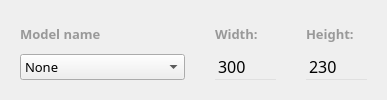
    <widget class="QFrame" name="MchTypeFrame">
     <property name="enabled">
      <bool>true</bool>
     </property>
     <property name="sizePolicy">
      <sizepolicy hsizetype="Preferred" vsizetype="Maximum">
       <horstretch>0</horstretch>
       <verstretch>1</verstretch>
      </sizepolicy>
     </property>
     <property name="minimumSize">
      <size>
       <width>0</width>
       <height>85</height>
      </size>
     </property>
     <property name="font">
      <font>
       <family>Meiryo UI</family>
       <pointsize>12</pointsize>
      </font>
     </property>
     <property name="mouseTracking">
      <bool>false</bool>
     </property>
     <property name="acceptDrops">
      <bool>false</bool>
     </property>
     <property name="layoutDirection">
      <enum>Qt::LeftToRight</enum>
     </property>
     <property name="styleSheet">
      <string notr="true">#MchTypeFrame{
background-color:#fff;
border-radius:2px;
border-color:#e0e0e0; border-style:solid; border-width:1px;
}</string>
     </property>
     <property name="frameShape">
      <enum>QFrame::NoFrame</enum>
     </property>
     <layout class="QHBoxLayout" name="horizontalLayout_3">
      <property name="spacing">
       <number>12</number>
      </property>
      <item>
       <widget class="QFrame" name="frame">
        <property name="styleSheet">
         <string notr="true">frame{color: #333; border:none;}</string>
        </property>
        <property name="frameShape">
         <enum>QFrame::NoFrame</enum>
        </property>
        <property name="frameShadow">
         <enum>QFrame::Raised</enum>
        </property>
        <layout class="QVBoxLayout" name="verticalLayout_3">
         <item>
          <widget class="QLabel" name="label_3">
           <property name="font">
            <font>
             <family>Yu Gothic</family>
             <pointsize>10</pointsize>
             <weight>75</weight>
             <bold>true</bold>
             <underline>false</underline>
            </font>
           </property>
           <property name="styleSheet">
            <string notr="true">border: none;
border-bottom-color:#E0E0E0;
color:#999;</string>
           </property>
           <property name="text">
            <string>Model name</string>
           </property>
          </widget>
         </item>
         <item>
          <widget class="QComboBox" name="LaserType">
           <property name="font">
            <font>
             <family>Yu Gothic</family>
             <pointsize>10</pointsize>
            </font>
           </property>
           <property name="cursor">
            <cursorShape>PointingHandCursor</cursorShape>
           </property>
           <property name="focusPolicy">
            <enum>Qt::StrongFocus</enum>
           </property>
           <property name="maxCount">
            <number>10</number>
           </property>
           <item>
            <property name="text">
             <string>None</string>
            </property>
           </item>
           <item>
            <property name="text">
             <string>FaboolLaserMini(1.6W)</string>
            </property>
           </item>
           <item>
            <property name="text">
             <string>FaboolLaserMini(3.5W)</string>
            </property>
           </item>
           <item>
            <property name="text">
             <string>FaboolLaserCO2</string>
            </property>
           </item>
           <item>
            <property name="text">
             <string>FaboolLaserDS</string>
            </property>
           </item>
          </widget>
         </item>
        </layout>
       </widget>
      </item>
      <item>
       <widget class="QFrame" name="frame_4">
        <property name="styleSheet">
         <string notr="true">border-style:none;</string>
        </property>
        <property name="frameShape">
         <enum>QFrame::NoFrame</enum>
        </property>
        <property name="frameShadow">
         <enum>QFrame::Raised</enum>
        </property>
        <layout class="QVBoxLayout" name="verticalLayout_4">
         <item>
          <widget class="QLabel" name="label_4">
           <property name="font">
            <font>
             <family>Yu Gothic</family>
             <pointsize>10</pointsize>
             <weight>75</weight>
             <bold>true</bold>
             <underline>false</underline>
            </font>
           </property>
           <property name="styleSheet">
            <string notr="true">border: none;
border-bottom-color:#E0E0E0;
color:#999;</string>
           </property>
           <property name="text">
            <string>Width:   </string>
           </property>
          </widget>
         </item>
         <item>
          <widget class="QSpinBox" name="WidthEdit">
           <property name="font">
            <font>
             <family>Yu Gothic</family>
             <pointsize>12</pointsize>
             <weight>50</weight>
             <bold>false</bold>
            </font>
           </property>
           <property name="styleSheet">
            <string notr="true">background-color: transparent;
border: 1px solid transparent;
border-bottom-color:#E0E0E0;
border-radius:0px;</string>
           </property>
           <property name="frame">
            <bool>false</bool>
           </property>
           <property name="prefix">
            <string/>
           </property>
           <property name="minimum">
            <number>300</number>
           </property>
           <property name="maximum">
            <number>3000</number>
           </property>
           <property name="singleStep">
            <number>10</number>
           </property>
          </widget>
         </item>
        </layout>
       </widget>
      </item>
      <item>
       <widget class="QFrame" name="frame_5">
        <property name="styleSheet">
         <string notr="true">border-style:none;</string>
        </property>
        <property name="frameShape">
         <enum>QFrame::NoFrame</enum>
        </property>
        <property name="frameShadow">
         <enum>QFrame::Raised</enum>
        </property>
        <layout class="QVBoxLayout" name="verticalLayout_5">
         <item>
          <widget class="QLabel" name="label_5">
           <property name="font">
            <font>
             <family>Yu Gothic</family>
             <pointsize>10</pointsize>
             <weight>75</weight>
             <bold>true</bold>
             <underline>false</underline>
            </font>
           </property>
           <property name="styleSheet">
            <string notr="true">border: none;
border-bottom-color:#E0E0E0;
color:#999;</string>
           </property>
           <property name="text">
            <string>Height:   </string>
           </property>
          </widget>
         </item>
         <item>
          <widget class="QSpinBox" name="HeightEdit">
           <property name="font">
            <font>
             <family>Yu Gothic</family>
             <pointsize>12</pointsize>
             <weight>50</weight>
             <bold>false</bold>
            </font>
           </property>
           <property name="styleSheet">
            <string notr="true">background-color: transparent;
border: 1px solid transparent;
border-bottom-color:#E0E0E0;
border-radius:0px;</string>
           </property>
           <property name="frame">
            <bool>false</bool>
           </property>
           <property name="prefix">
            <string/>
           </property>
           <property name="minimum">
            <number>230</number>
           </property>
           <property name="maximum">
            <number>3000</number>
           </property>
           <property name="singleStep">
            <number>10</number>
           </property>
           <property name="value">
            <number>230</number>
           </property>
          </widget>
         </item>
        </layout>
       </widget>
      </item>
     </layout>
    </widget>
